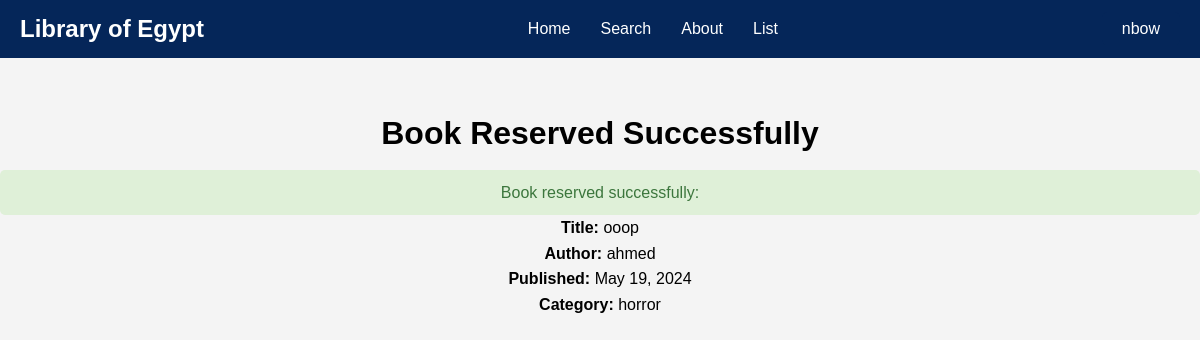
/success_reserved/6/ (signed in), run on the app's committed database.
### members/models.py (models this page shows, shortened)
class Book(models.Model):
    title = models.CharField(max_length=255)
    author = models.CharField(max_length=255)
    description = models.TextField()
    isbn = models.CharField(max_length=13)
    image_url = models.URLField()
    category = models.CharField(max_length=255)
    year_of_publish = models.DateField()
    available = models.BooleanField(default=True)  # Indicates if the book is available for borrowing

### members/views.py (the view)
# urls.py: path('success_reserved/<int:book_id>/' , views.success_reserved , name = 'success_reserved'),
def success_reserved(request , book_id):
    if request.user.is_authenticated:
        book = get_object_or_404(Book, pk=book_id)
        return render(request , 'members/successReservation.html' , {
            'reserved_book' : book
        })
    else:
        return render(request , 'members/error.html')

### members/templates/members/successReservation.html (shortened to what this page needs)
{% load static %}
<!DOCTYPE html>
<html lang="en">
<head>
    <link rel="stylesheet" href="{% static 'members/css/navBar.css' %}">
    <link rel="stylesheet" href="{% static 'members/css/successReserveBook.css' %}">
</head>
<body>
    <nav class="navbar">
        <div class="nav-container">
            <div class="logo">
                <a href="{% url 'Home' %}">Library of Egypt</a>
            </div>
            <ul class="nav-menu">
                <li><a href="{% url 'Home' %}">Home</a></li>
                <li><a href="{% url 'Search' %}">Search</a></li>
                <li><a href="{% url 'about' %}">About</a></li>
                <li><a href="{% url 'list' %}">List</a></li>
            </ul>
            <div class="login-button">
                {% if user.is_authenticated %}
                <a href="{% url 'account' %}">{{ user.username }}</a>
            {% else %}
                <a href="{% url 'Log_in' %}">Login</a>
            {% endif %}
            </div>
        </div>
    </nav>
    <div class="container">
        <h1>Book Reserved Successfully</h1>
        <p id="reservationMessage" class="reservation-message">
            {% if reserved_book %}
                Book reserved successfully:
                <ul>
                    <li><strong>Title:</strong> {{ reserved_book.title }}</li>
                    <li><strong>Author:</strong> {{ reserved_book.author }}</li>
                    <li><strong>Published:</strong> {{ reserved_book.year_of_publish }}</li>
                    <li><strong>Category:</strong> {{ reserved_book.category }}</li>
                </ul>
            {% else %}
                No reservation details found.
            {% endif %}
        </p>
    </div>
</body>
</html>

### members/static/members/css/navBar.css (style rules this page uses)
* { margin: 0; padding: 0; box-sizing: border-box; }
body { font-family: 'Arial', sans-serif; line-height: 1.6; background-color: #f4f4f4; }
.navbar { background-color: #052659; color: white; display: flex; justify-content: space-between; align-items: center; padding: 10px 20px; }
.nav-container { width: 100%; max-width: 1200px; display: flex; justify-content: space-between; align-items: center; margin: 0 auto; }
.logo a { color: white; text-decoration: none; font-size: 1.5em; font-weight: bold; }
.nav-menu { list-style-type: none; display: flex; }
.nav-menu li { padding: 0 15px; }
.nav-menu li a { color: white; text-decoration: none; transition: color 0.3s ease; }
.login-button a { padding: 8px 20px; background-color: #052659 ; color: white; text-decoration: none; border-radius: 5px; transition: background-color 0.3s ease; }

### members/static/members/css/successReserveBook.css (style rules this page uses)
.container { text-align: center; margin-top: 50px; }
.reservation-message { background-color: #dff0d8; color: #3c763d; padding: 10px; border-radius: 5px; margin-top: 10px; }

### data on the page
Book: title "ooop", author "ahmed", year_of_publish "May 19, 2024", category "horror"

### other printed values
{{ user.username }} "nbow"
